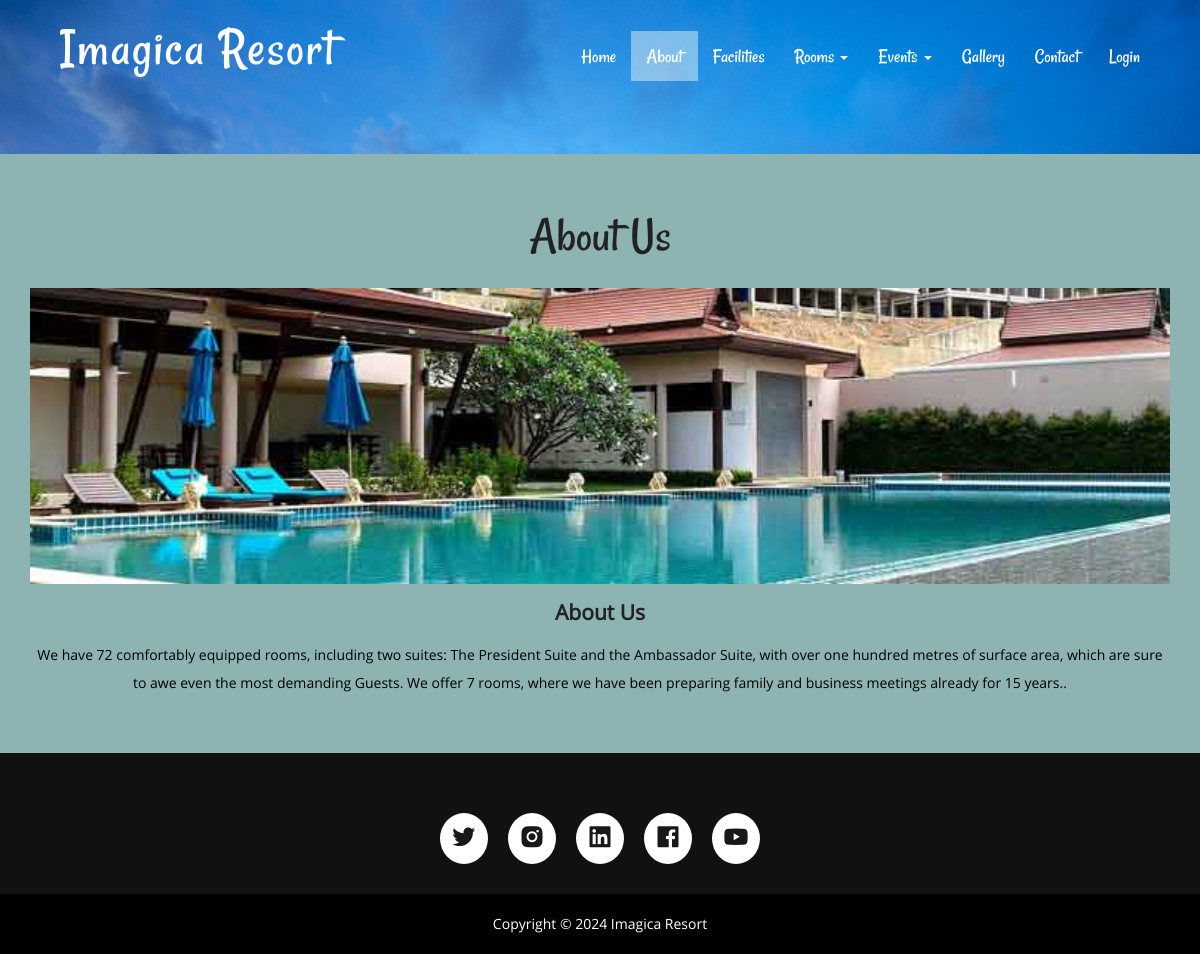
Page /about.php on the committed database.
### tables this page shows
CREATE TABLE `tblpage` (
  `ID` int(10) NOT NULL,
  `PageType` varchar(120) DEFAULT NULL,
  `PageTitle` varchar(200) DEFAULT NULL,
  `PageDescription` mediumtext DEFAULT NULL,
  `Email` varchar(120) DEFAULT NULL,
  `MobileNumber` bigint(10) DEFAULT NULL,
  `UpdationDate` timestamp NULL DEFAULT NULL ON UPDATE current_timestamp()
);

### about.php (the view, shortened to what this page needs)
<?php
include('includes/dbconnection.php');
?>
<!DOCTYPE HTML>
<html>
<head>
<link href="css/bootstrap.css" rel="stylesheet" type="text/css" media="all">
<link href="css/style.css" rel="stylesheet" type="text/css" media="all" />
</head>
<body>
			<div class="header head-top">
				<div class="container">
	<?php include_once('includes/header.php');?>
		</div>
</div>
		<div class="content">
			<div class="about-section">
			<div class="container">
				<?php
$sql="SELECT * from tblpage where PageType='aboutus'";
$query = $dbh -> prepare($sql);
$query->execute();
$results=$query->fetchAll(PDO::FETCH_OBJ);
$cnt=1;
if($query->rowCount() > 0)
{
foreach($results as $row)
{               ?>
				<h2><?php  echo htmlentities($row->PageTitle);?></h2>
				<img src="images/p1.jpg" class="img-responsive" alt="/">
				<h5><?php  echo htmlentities($row->PageTitle);?></h5>
				<p><?php  echo htmlentities($row->PageDescription);?>.</p>
				<?php $cnt=$cnt+1;}} ?>
			</div>
		</div>
			</div>
					<?php include_once('includes/footer.php');?>
</body>
</html>

### css/style.css (style rules this page uses)
h1,h2,h3,h4,h5,h6 { padding:0 0; margin:0 0; }
p { padding:0 0; margin:0 0; }
body { padding:0 0; margin:0 0; font-family: 'OpenSans-Regular' }
.header { background:url(../images/b1.jpg) no-repeat 0px 0px; background-size:cover; -webkit-background-size: cover; -moz-background-size: cover; -o-background-size: cover; -ms-background-size: cover; min-height:764px; padding-bottom: 4em; }
.head-top { min-height: 115px !important; }
.about-section { padding:4em 0; text-align:center; background-color:#8db3b2; }
.about-section h2 { font-size: 3.5em; text-transform: capitalize; font-family: 'Rancho-Regular'; color: #222; margin-bottom: 0.5em; }
.about-section img { width: 100%; }
.about-section h5 { font-size: 1.5em; text-transform: capitalize; color: #222; margin: 0.8em 0; font-weight: 800; }
.about-section p { font-size: 1em; line-height: 2em; color: black; }
@media (max-width:1440px) { .header { min-height: 679px; } }
@media (max-width:1366px) { .header { min-height: 652px; } }
@media (max-width:1280px) { .header { min-height: 602px; } }

### rows in the picture
tblpage: PageTitle "About Us", PageDescription "We have 72 comfortably equipped rooms, including two suites: The President Suite and the Ambassador Suite, with over one hundred metres of surface area, which are sure to awe even the most demanding Guests. We offer 7 rooms, where we have been preparing family and business meetings already for 15 years."
